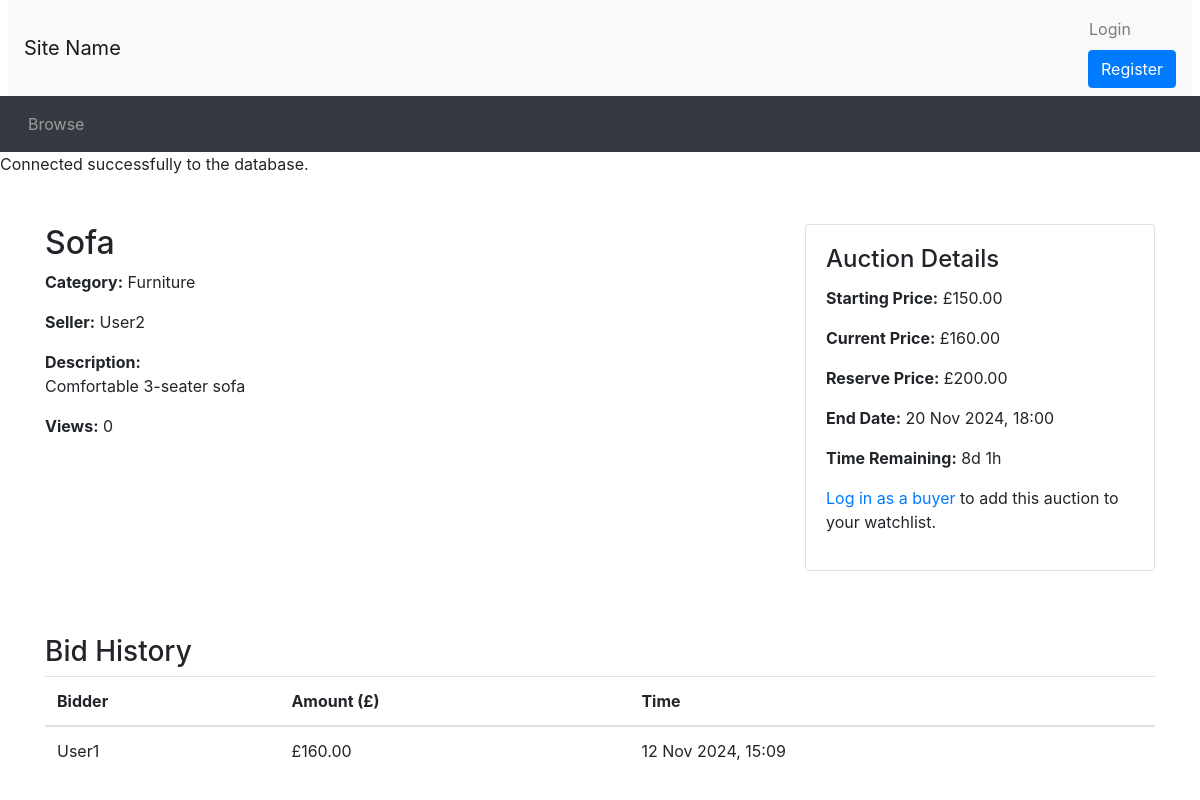
Page /auction_details.php?auctionID=2 on the committed database.
### tables this page shows
CREATE TABLE `Auction` (
  `AuctionID` INT AUTO_INCREMENT PRIMARY KEY,
  `UserID` INT,
  `ItemName` VARCHAR(255),
  `Description` VARCHAR(255),
  `CategoryID` INT,
  `ReservePrice` FLOAT,
  `StartPrice` FLOAT,
  `EndDate` DATETIME,
  `Views` INT DEFAULT 0,
  `Image` VARCHAR(255),
  FOREIGN KEY (`UserID`) REFERENCES `Users`(`UserID`) ON DELETE CASCADE,
  FOREIGN KEY (`CategoryID`) REFERENCES `Category`(`CategoryID`) ON DELETE CASCADE
);

CREATE TABLE `Category` (
  `CategoryID` INT AUTO_INCREMENT PRIMARY KEY,
  `CategoryName` VARCHAR(255)
);

CREATE TABLE `Users` (
  `UserID` INT AUTO_INCREMENT PRIMARY KEY,
  `Username` VARCHAR(255) NOT NULL,
  `Email` VARCHAR(255),
  `Password` VARCHAR(255),
  `Role` VARCHAR(255)
);

CREATE TABLE `Bid` (
  `BidID` INT AUTO_INCREMENT PRIMARY KEY,
  `AuctionID` INT,
  `UserID` INT,
  `BidAmount` FLOAT,
  `BidTime` TIMESTAMP DEFAULT CURRENT_TIMESTAMP,
  FOREIGN KEY (`AuctionID`) REFERENCES `Auction`(`AuctionID`) ON DELETE CASCADE,
  FOREIGN KEY (`UserID`) REFERENCES `Users`(`UserID`) ON DELETE CASCADE
);

### auction_details.php (the view, shortened to what this page needs)
<?php
include_once("header.php");
include_once("utilities.php");
$auctionID = $_GET['auctionID'];
$sql = "SELECT a.ItemName, a.Description, a.StartPrice, a.ReservePrice, a.EndDate,
               u.UserName AS SellerName, c.CategoryName, a.Views
        FROM Auction a
        JOIN Users u ON a.UserID = u.UserID
        JOIN Category c ON a.CategoryID = c.CategoryID
        WHERE a.AuctionID = ?";
$stmt = $conn->prepare($sql);
$stmt->bind_param("i", $auctionID);
$stmt->execute();
$result = $stmt->get_result();
if ($result->num_rows === 0) {
    echo "<div class='container mt-5'><p>Auction not found.</p></div>";
} else {
    $auction = $result->fetch_assoc();
    $bidQuery = "SELECT MAX(BidAmount) AS HighestBid FROM Bid WHERE AuctionID = ?";
    $bidStmt = $conn->prepare($bidQuery);
    $bidStmt->bind_param("i", $auctionID);
    $bidStmt->execute();
    $bidResult = $bidStmt->get_result();
    $bidData = $bidResult->fetch_assoc();
    $currentPrice = $bidData['HighestBid'] ?? $auction['StartPrice'];
    $now = new DateTime();
    $endDate = new DateTime($auction['EndDate']);
    $timeRemaining = $now < $endDate ? $endDate->diff($now) : null;
    echo "<div class='container mt-5'>";
    echo "<div class='row'>";
    echo "<div class='col-md-8'>";
    echo "<h2>" . htmlspecialchars($auction['ItemName']) . "</h2>";
    echo "<p><strong>Category:</strong> " . htmlspecialchars($auction['CategoryName']) . "</p>";
    echo "<p><strong>Seller:</strong> " . htmlspecialchars($auction['SellerName']) . "</p>";
    echo "<p><strong>Description:</strong><br>" . nl2br(htmlspecialchars($auction['Description'])) . "</p>";
    echo "<p><strong>Views:</strong> " . htmlspecialchars($auction['Views']) . "</p>";
    echo "</div>";
    echo "<div class='col-md-4'>";
    echo "<div class='card mb-3'>";
    echo "<div class='card-body'>";
    echo "<h4 class='card-title'>Auction Details</h4>";
    echo "<p><strong>Starting Price:</strong> £" . number_format($auction['StartPrice'], 2) . "</p>";
    echo "<p><strong>Current Price:</strong> £" . number_format($currentPrice, 2) . "</p>";
    if (!empty($auction['ReservePrice'])) {
        echo "<p><strong>Reserve Price:</strong> £" . number_format($auction['ReservePrice'], 2) . "</p>";
    }
    echo "<p><strong>End Date:</strong> " . htmlspecialchars(date("j M Y, H:i", strtotime($auction['EndDate']))) . "</p>";
    if ($timeRemaining) {
        echo "<p><strong>Time Remaining:</strong> " . display_time_remaining($timeRemaining) . "</p>";
    } else {
        echo "<p class='text-danger'><strong>This auction has ended.</strong></p>";
    }
    if (isset($_SESSION['logged_in']) && $_SESSION['logged_in'] === true && $_SESSION['Role'] === 'buyer') {
        $userID = $_SESSION['UserID'];
        $watchlistQuery = "SELECT * FROM WatchList WHERE AuctionID = ? AND UserID = ?";
        $watchlistStmt = $conn->prepare($watchlistQuery);
        $watchlistStmt->bind_param("ii", $auctionID, $userID);
        $watchlistStmt->execute();
        $watchlistResult = $watchlistStmt->get_result();
        if ($watchlistResult->num_rows > 0) {
            echo "<form method='post' action='remove_from_watchlist.php'>
                    <input type='hidden' name='auctionID' value='$auctionID'>
                    <button type='submit' class='btn btn-secondary btn-block'>Unwatch</button>
                  </form>";
        } else {
            echo "<form method='post' action='add_to_watchlist.php'>
                    <input type='hidden' name='auctionID' value='$auctionID'>
                    <button type='submit' class='btn btn-primary btn-block'>Add to Watchlist</button>
                  </form>";
        }
        $watchlistStmt->close();
    } else {
        echo "<p><a href='login.php'>Log in as a buyer</a> to add this auction to your watchlist.</p>";
    }
    echo "</div>";
    echo "</div>";
    echo "</div>";
    echo "</div>";
    echo "<div class='bid-history mt-5'>";
    echo "<h3>Bid History</h3>";
    $historyQuery = "SELECT b.BidAmount, b.BidTime, u.Username AS BidderName
                     FROM Bid b
                     JOIN Users u ON b.UserID = u.UserID
                     WHERE b.AuctionID = ?
                     ORDER BY b.BidTime DESC";
    $historyStmt = $conn->prepare($historyQuery);
    $historyStmt->bind_param("i", $auctionID);
    $historyStmt->execute();
    $historyResult = $historyStmt->get_result();
    if ($historyResult->num_rows > 0) {
        echo "<table class='table'>";
        echo "<thead><tr><th>Bidder</th><th>Amount (£)</th><th>Time</th></tr></thead>";
        echo "<tbody>";
        while ($bidRow = $historyResult->fetch_assoc()) {
            echo "<tr>";
            echo "<td>" . htmlspecialchars($bidRow['BidderName']) . "</td>";
            echo "<td>£" . number_format($bidRow['BidAmount'], 2) . "</td>";
            echo "<td>" . date("j M Y, H:i", strtotime($bidRow['BidTime'])) . "</td>";
            echo "</tr>";
        }
        echo "</tbody></table>";
    } else {
        echo "<p>No bids yet.</p>";
    }
    echo "</div>";
}
echo "</div>";
include_once("footer.php");
?>

### rows in the picture
auction: ItemName "Sofa", CategoryID.CategoryName "Furniture", UserID.Username "User2", Description "Comfortable 3-seater sofa", Views "0", StartPrice "150.00", ReservePrice "200.00", EndDate "20 Nov 2024, 18:00"
bid: UserID.Username "User1", BidAmount "160.00", BidTime "12 Nov 2024, 15:09"

### other values in the picture
$currentPrice "160.00"
